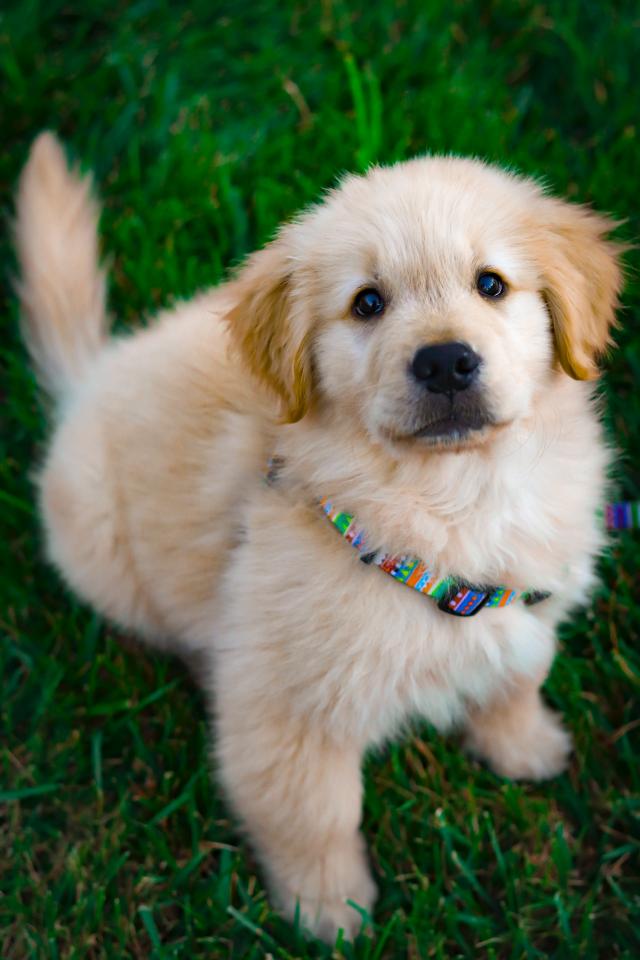
#> input picture Image Processing/parttime-portraits-atOlntWcO4k-unsplash.jpg, 1920 x 2880 px (shown at 1/3 size)
$ jupyter execute Untitled.ipynb
#> lines starting #> are read from the running program, lines starting #| are printed output that depends on the picture
# Import statements

[cell 1]
import pandas as pd
import numpy as np
import matplotlib.pyplot as plt

import matplotlib.image as mpimg
from PIL import Image
import cv2

**Libraries that can be used for image processing**

1. maplplotlib.image
2. Pillow
3. Opencv

[cell 2]
# loading img

img = mpimg.imread('./parttime-portraits-atOlntWcO4k-unsplash.jpg')
#> img is the input picture: shape (2880, 1920, 3); mean R, G, B 91.2, 105, 78.9

[cell 3]
type(img)

[cell 4]
img.shape
#> Out = (2880, 1920, 3)

[cell 5]
print(img)
#> (printed output is left out)

[cell 6]
# display image from np.array

plt.imshow(img)
plt.show()

**Rezise Images** using Pillow

[cell 7]
img = Image.open('./parttime-portraits-atOlntWcO4k-unsplash.jpg')

[cell 8]
img_resize = img.resize((200, 200))
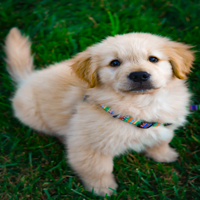
#> img_resize: PIL image 200x200 RGB; mean R, G, B 91.2, 105, 78.9

[cell 9]
img_array = np.array(img_resize)

[cell 10]
# saving the imgae
img_resize.save('./log.jpg')

[cell 11]
img_array.shape
#> Out = (200, 200, 3)

[cell 12]
img_2 = plt.imread('./log.jpg')
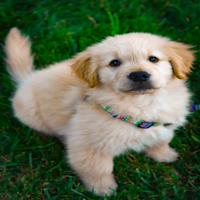
#> img_2: shape (200, 200, 3); mean R, G, B 91.7, 105, 79.1

[cell 13]
plt.imshow(img_2)
plt.axis('off')
plt.show()

[cell 14]
img_2.shape
#> Out = (200, 200, 3)

### converting Greyscale image from RGB Image

1. Using OpenCV
2. using PIL

[cell 15]
# Using PIL Module
img = Image.open('./log.jpg').convert('L')
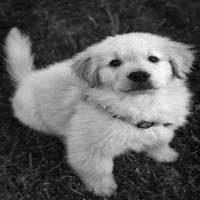
#> img: PIL image 200x200 L; min 3, max 250, mean 98.1

[cell 16]
img = np.array(img)
img.shape
#> Out = (200, 200)

[cell 17]
plt.imshow(img, cmap='gray')

[cell 18]
# using opencv

[cell 19]
img = cv2.imread('./log.jpg')
#> img: shape (200, 200, 3)

[cell 20]
type(img)

[cell 21]
plt.imshow(img)

[cell 22]
gimg = cv2.cvtColor(img, cv2.COLOR_RGB2GRAY)

[cell 23]
plt.imshow(gimg, cmap='gray')

[cell 24]
gimg.shape
#> Out = (200, 200)

$ run again, with Image Processing/puppy-care.jpg copied over Image Processing/parttime-portraits-atOlntWcO4k-unsplash.jpg
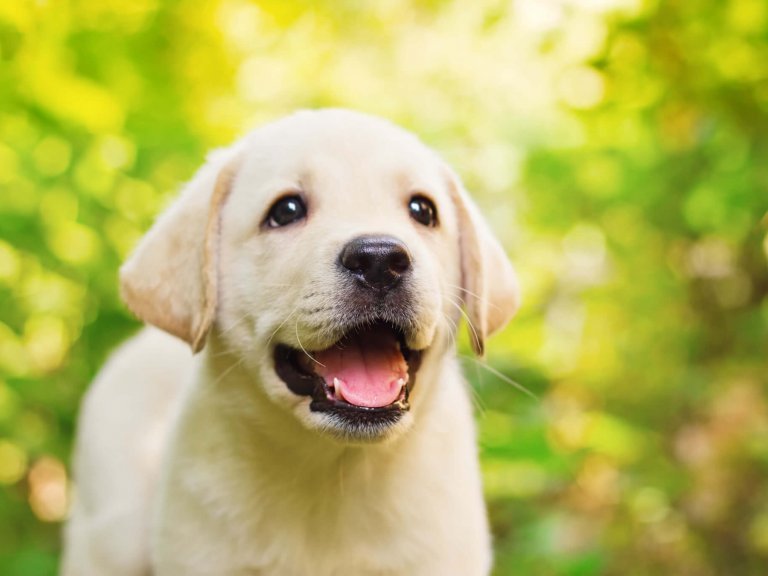
#> input picture Image Processing/puppy-care.jpg, 768 x 576 px
#> img is the input picture: shape (576, 768, 3); mean R, G, B 183.3, 182, 96.5
#> (printed output is left out)
#> `img_resize = img.resize((200, 200))`:
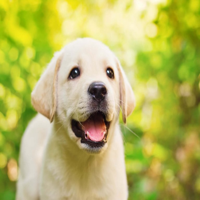
#> img_resize: PIL image 200x200 RGB; mean R, G, B 183.3, 182, 96.5
#> `gimg = cv2.cvtColor(img, cv2.COLOR_RGB2GRAY)`:
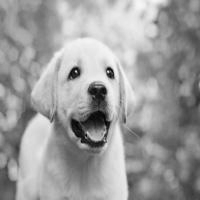
#> gimg: shape (200, 200); min 2, max 247, mean 156.6
